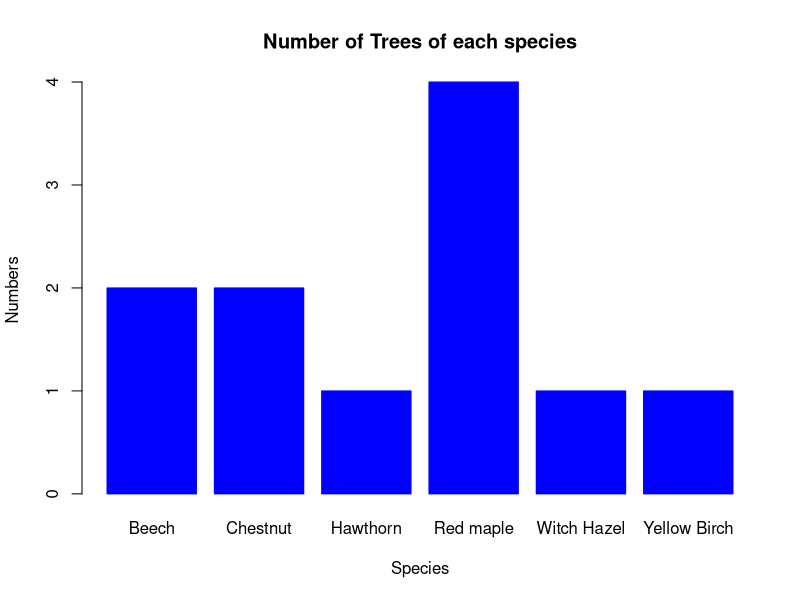

Reproduce this figure in R.
tree.species <- c("Beech","Chestnut","Hawthorn","Red maple","Witch Hazel","Yellow Birch")
no.of.tree <- c(2,2,1,4,1,1)

barplot(no.of.tree, 
        xlab = "Species",
        ylab = "Numbers",
        main = "Number of Trees of each species",
        names.arg = tree.species,
        col = "blue",
        border = "blue")
